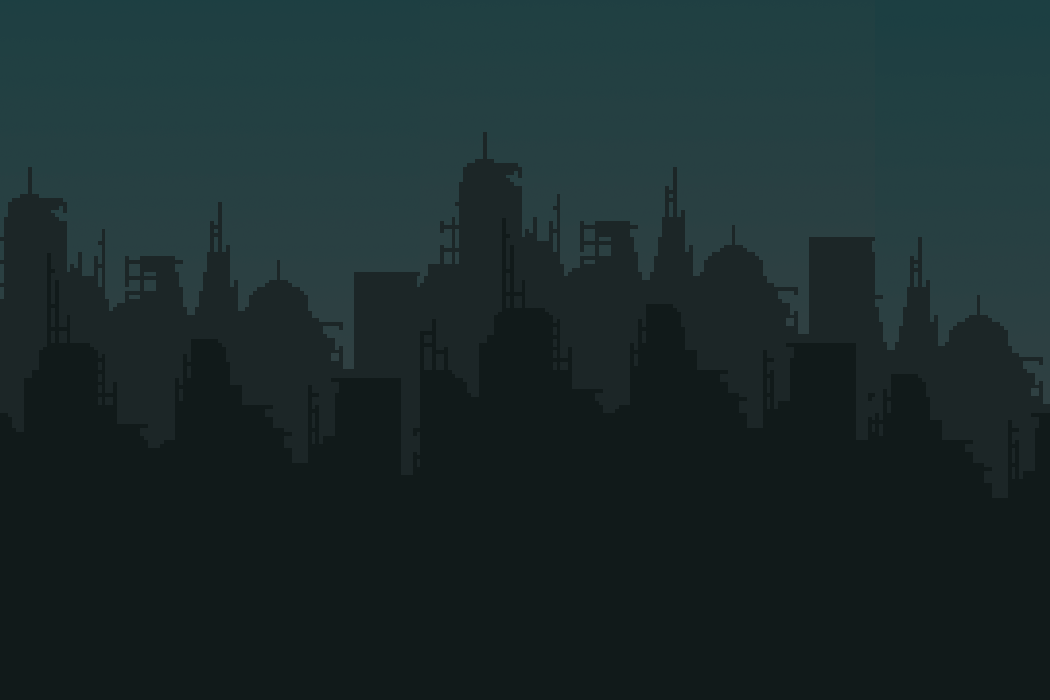

A level layout from a 2D game, rendered from its tile map. Below: a short description, then the map file with tile-grid data replaced by summaries:
An orthogonal 30x20 tile map with 35x35 px tiles, 1 tile layer (Tile Layer 1).

<map version="1.0" orientation="orthogonal" renderorder="right-down" width="30" height="20" tilewidth="35" tileheight="35" nextobjectid="1">
 <tileset firstgid="1" name="Ruined City Background Preview" tilewidth="35" tileheight="35" spacing="1" tilecount="286">
  <image source="assets/City Background/Ruined City Background Preview.png" trans="ff0018" width="480" height="800" />
 </tileset>
 <layer name="Tile Layer 1" width="30" height="20">
  <data>[600 cells, 600 non-empty, 277 distinct tile ids]</data>
 </layer>
</map>
